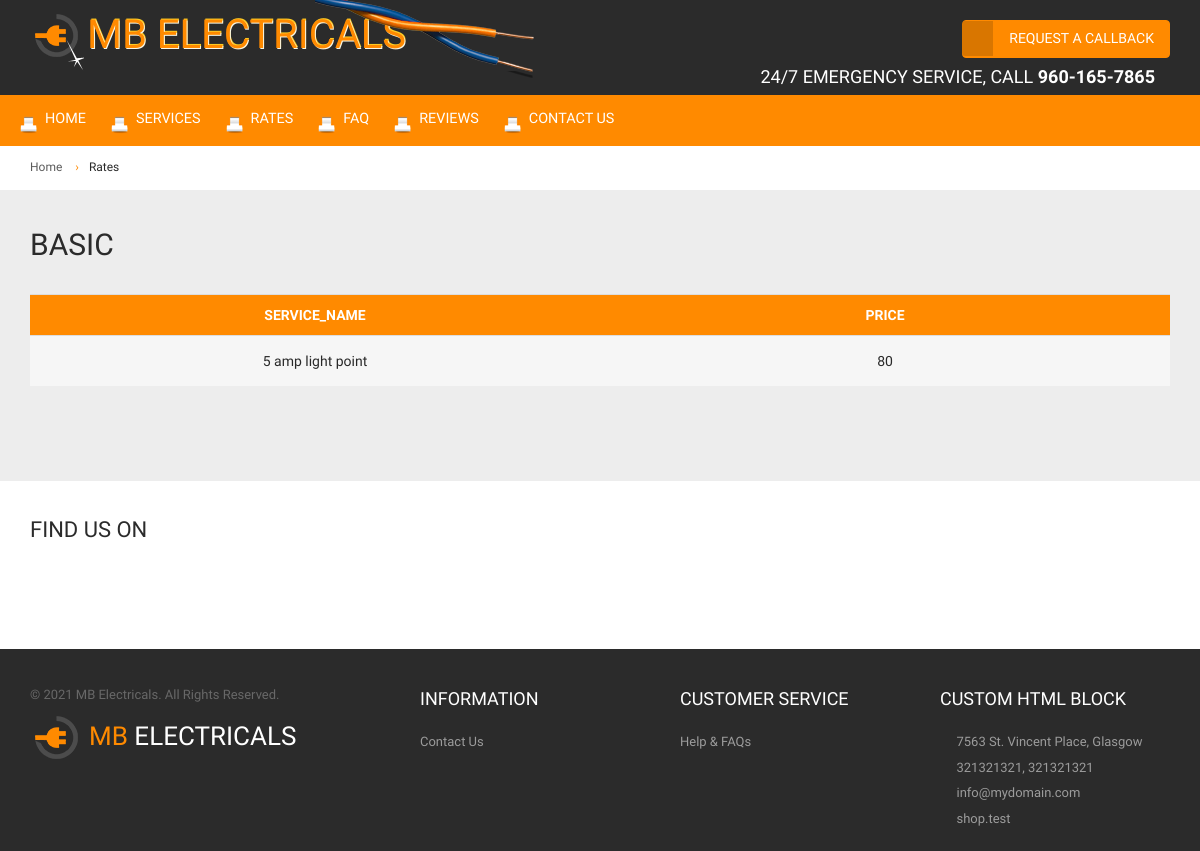
The page /rates/ on the database its author committed.
### app/models.py (models this page shows)
class Rate(models.Model):
    Service_Name= models.CharField(max_length=200)
    Pub_Date = models.DateTimeField(auto_now_add=True,blank=True)
    Price=models.IntegerField()
    Category=models.ForeignKey(RatesCategory,on_delete=models.DO_NOTHING,blank=True)
    ModifiedAt=models.DateTimeField(default=datetime.now)
    CreatedAt=models.DateTimeField(default=datetime.now)

class RatesCategory(models.Model):
    Category = models.CharField(max_length=100)
    ModifiedAt=models.DateTimeField(default=datetime.now)
    CreatedAt=models.DateTimeField(default=datetime.now)
    def __str__(self):
        return self.Category

### app/views.py (the view)
# urls.py: path('rates/', views.rates, name='rates'),
def rates(request):
    ratesset=Rate.objects.all()
    list=Rate._meta.fields
    dicts=dict()
    distincts=Rate.objects.order_by().values('Category').distinct()
    for dis in distincts:
        print(dis)
    cols=['Service_Name','Price']
    for dis in distincts:
        cats=Rate.objects.filter(Category=dis["Category"]).only('Service_Name','Category','Price')
        for k in cats:
            print("key",k,"value")
        for cat in cats:
            print("type",type(cat))
            if str(cat.Category) in dicts.keys():
                print("second")
                dicts[str(cat.Category)].append(cat)
            else:
                print("first")
                dicts[str(cat.Category)]=[cat]
    for k in dicts:
        print("keys",k,len(dicts[k]))
        for v in dicts[k]:
            print("values",)
    context={
        "dicts":dicts,
        "cols":cols
    }
    return render(request,'electrical-rates.html',context)

### app/templates/electrical-rates.html (shortened to what this page needs)
{% load static %} {% load filter %}
<!DOCTYPE html>
<html lang="en">
<head>
	<link href="{% static 'app/css/loader.css' %}" rel="stylesheet" />
	<link href="{% static 'app/css/bootstrap.min.css' %}" rel="stylesheet" />
	<link href="{% static 'app/css/electrical-template.css' %}" rel="stylesheet" />
	<link href="{% static 'app/css/logo.css' %}" rel="stylesheet" />
	<link href="{% static 'app/css/icomoon.css' %}" rel="stylesheet" />
	<link href="{% static 'app/css/flexslider.css' %}" rel="stylesheet" />
	<link href="{% static 'app/css/sfmenu.css' %}" rel="stylesheet" />
	<link href="{% static 'app/css/glide-slider.css' %}" rel="stylesheet" />
	<link href="{% static 'app/css/jquery.jscrollpane.css' %}" rel="stylesheet" />
	<link href="{% static 'app/css/isotope.css' %}" rel="stylesheet" />
	<link href="{% static 'app/fonts/flaticon-electrical/flaticon.css' %}" rel="stylesheet" />
</head>
<body class="responsive">
	<div id="outer">
		<div id="outer-canvas">
			<header>
				<section class="navbar">
					<div class="background">
						<div class="container">
							<div class="navbar-logo pull-left"> <img src="{% static 'app/images/electrical/logo.gif' %}"
									alt="" /> <a class="logo" href="index.html">MB&nbsp;Electricals</a>
								<div class="header-img"><img src="{% static 'app/images/electrical/header-img.png' %}"
										alt="" /></div>
							</div>
							<div class="navbar-contact pull-right">
								<a href="tel:9601657865" class="
											btn btn-default btn-labeled
											pull-right
										">
									<span class="btn-label"><i class="icon icon-mobile"></i></span>Request a
									callback</a>
								<div class="navbar-phone pull-right">
									24/7 Emergency Service, Call<strong>
										960-165-7865</strong>
								</div>
							</div>
						</div>
						<div id="navbar-main-menu-outer">
							<div class="container">
								<dl class="navbar-main-menu hidden-xs">
									<dt class="item">
										<a href="{% url 'index' %}" class="btn-main">Home</a>
									</dt>
									<dt class="item">
										<a href="{% url 'services' %}" class="btn-main">Services</a>
									</dt>
									<dt class="item">
										<a href="{% url 'rates' %}" class="btn-main">Rates</a>
									</dt>
									<dt class="item">
										<a href="{% url 'faq' %}" class="btn-main">FAQ</a>
									</dt>
									<dt class="item">
										<a href="{% url 'reviews' %}" class="btn-main">Reviews</a>
									</dt>
									<dt class="item">
										<a href="{% url 'contacts' %}" class="btn-main">Contact Us</a>
									</dt>
								</dl>
								<form class="
											navbar-search
											form-inline
											visible-lg
											pull-right
										" role="form">
									<div class="form-group">
										<button type="submit" class="button">
											<span class="icon-search-2"></span>
										</button>
										<input type="text" class="form-control" value="Search"
											onblur="if (this.value == '') {this.value = 'Search';}"
											onfocus="if(this.value == 'Search') {this.value = '';}" />
									</div>
								</form>
							</div>
						</div>
					</div>
				</section>
				<div class="navbar-height-inner"></div>
			</header>
			<section class="container">
				<nav class="breadcrumbs">
					<a href="{% url 'index' %}">Home</a>
					<span class="divider">&#8250;</span>Rates
				</nav>
			</section>
			<section class="content grey-container">
				<div class="container">
					{% for key,value in dicts.items %}
					<h2>{{key}}</h2>
					<table class="table table-striped">
						<tbody>
							<tr>
								{% for col in cols %}
								<th class="col1 text-left">{{col}}</th>
								{% endfor %}
							</tr>
							{% for Rates in value %}
							<tr>
								<td class="text-center">
									{{Rates.Service_Name}}
								</td>
								<td class="text-center">{{Rates.Price}}</td>
							</tr>
							{% endfor %}
						</tbody>
					</table>
					{% endfor %}
					<div class="divider-lg"></div>
				</div>
			</section>
			<section class="content nopad-xs">
				<div class="container">
					<div class="row">
						<div class="
									col-sm-6 col-md-6 col-lg-6
									collapsed-block
								">
							<h4>
								FIND US ON<a class="expander visible-xs" href="#TabBlock-2">+</a>
							</h4>
							<div class="tabBlock" id="TabBlock-2">
								<ul class="find-us">
									<li class="divider">
										<a href="https://www.instagram.com/m.b_electrical_and_service/" target="_blank"
											class="animate-scale"><span class="icon icon-instagram-2"></span></a>
									</li>
								</ul>
							</div>
						</div>
					</div>
				</div>
			</section>
			<footer>
				<section class="footer-navbar">
					<div class="container content nopad-xs">
						<div class="row">
							<div class="
										col-sm-6 col-md-4 col-lg-4
										hidden-xs
										animate
										fadeUp
									">
								<div class="copyright-text"> © 2021 MB Electricals. All Rights Reserved. </div>
								<div class="footer-logo"><img src="/static/app/images/electrical/logo.png" alt=""
										class="img-responsive" /><a href="#"><span class="color">MB</span>
										Electricals</a></div>
							</div>
							<div class="col-sm-6 col-md-8 col-lg-8">
								<div class="row">
									<div class="
												col-sm-6 col-md-4 col-lg-4
												collapsed-block
												animate
												fadeUp
											">
										<h5>
											Information<a class="expander visible-xs" href="#TabBlock-3">+</a>
										</h5>
										<div class="tabBlock" id="TabBlock-3">
											<ul class="menu">
												<a href="{% url 'contacts' %}">Contact Us</a>
											</ul>
										</div>
									</div>
									<div class="
												col-sm-6 col-md-4 col-lg-4
												collapsed-block
												animate
												fadeUp
											">
										<h5>
											Customer service<a class="expander visible-xs" href="#TabBlock-4">+</a>
										</h5>
										<div class="tabBlock" id="TabBlock-4">
											<ul class="menu">
												<a href="{% url 'faq' %}">Help & FAQs</a>
											</ul>
										</div>
									</div>
									<div class="
												col-sm-6 col-md-4 col-lg-4
												collapsed-block
												animate
												fadeUp
											">
										<h5>
											CUSTOM HTML BLOCK<a class="expander visible-xs" href="#TabBlock-6">+</a>
										</h5>
										<div class="tabBlock" id="TabBlock-6">
											<ul class="menu">
												<li>
													<span class="
																icon icon-house
															"></span>
													7563 St. Vincent Place,
													Glasgow
												</li>
												<li>
													<span class="
																icon
																icon-phone-4
															"></span>
													321321321, 321321321
												</li>
												<li>
													<span class="
																icon
																icon-envelop
															"></span>
													<a href="mailto:info@mydomain.com">info@mydomain.com</a>
												</li>
												<li>
													<span class="
																icon
																icon-skype-2
															"></span>
													<a href="#">shop.test</a>
												</li>
											</ul>
										</div>
									</div>
								</div>
							</div>
						</div>
					</div>
				</section>
			</footer>
		</div>
	</div>
</body>
</html>

### app/static/app/css/logo.css (style rules this page uses)
.logo { font: 40px/1 'Yanone Kaffeesatz', sans-serif; font-weight: 300 !important; text-transform: uppercase; color: #ff8a00 !important; display: inline-block; vertical-align: top; text-shadow: 0px 0px 10px rgba(235,191,16,0), 0px 0px 10px rgba(235,191,16,0), 1px 1px 0px #f8f7e5, 1px -1px 0px #fdce25; overflow: hidden; padding: 15px 10px 10px 0; text-decoration: none !important; }
.logo { -webkit-transition: all 0.6s ease-in-out; -moz-transition: color 0.6s ease-in-out; -o-transition: color 0.6s ease-in-out; -ms-transition: color 0.6s ease-in-out; transition: color 0.6s ease-in-out; }

### rows shown on the page
Rate: Category "BASIC", cols "SERVICE_NAME" "PRICE", Service_Name "5 amp light point", Price "80"
